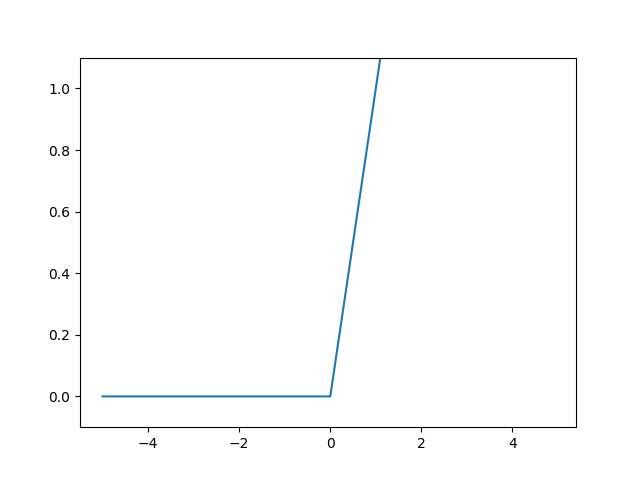

This chart was generated by the following Python code:
#!/usr/bin/env python
# -*- coding: utf-8 -*-
import numpy as np
import matplotlib.pylab as plt

def relu(x):
    return np.maximum(0, x)

x = np.arange(-5.0, 5.0, 0.1)
y = relu(x)
plt.plot(x, y)
plt.ylim(-0.1, 1.1)
plt.show()
